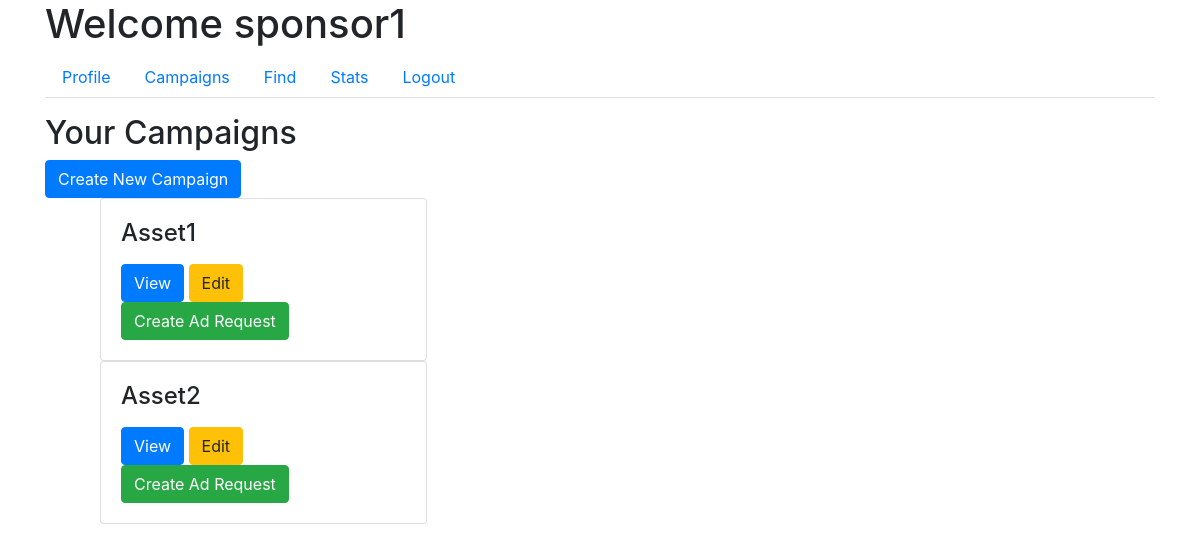
Before: /sponsor/campaigns (signed in) with the older database file.
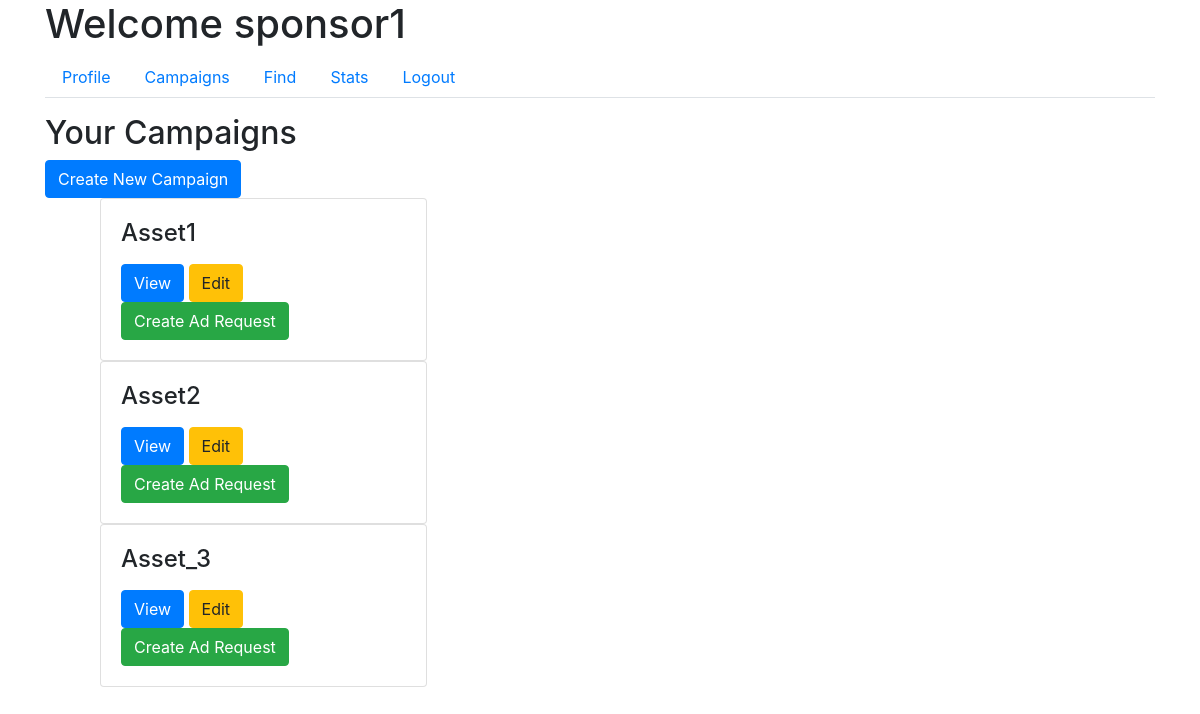
After: the same page with the newer database file.
### app/models.py (models this page shows, shortened)
class User(UserMixin, db.Model):
    id = db.Column(db.Integer, primary_key=True)
    username = db.Column(db.String(64), unique=True, nullable=False)
    email = db.Column(db.String(120), unique=True, nullable=False)
    password_hash = db.Column(db.String(128), nullable=False)
    role = db.Column(db.String(20), nullable=False)
    industry = db.Column(db.String(120))  # For Sponsors
    platforms = db.Column(db.Text)  # For Influencers
    category = db.Column(db.String(120))  # For Influencers
    niche = db.Column(db.String(120))  # For Influencers
    profile_pic = db.Column(db.String(20), nullable=False, default='download.png')

class Campaign(db.Model):
    id = db.Column(db.Integer, primary_key=True)
    name = db.Column(db.String(100), nullable=False)
    description = db.Column(db.Text, nullable=False)
    budget = db.Column(db.Float, nullable=False)
    visibility = db.Column(db.String(10), nullable=False)  # 'public', 'private'
    user_id = db.Column(db.Integer, db.ForeignKey('user.id'), nullable=False)
    ad_requests = db.relationship('AdRequest', backref='campaign', lazy=True)

### app/routes.py (the view)
@main.route('/sponsor/campaigns')
@login_required
def sponsor_campaigns():
    if current_user.role == 'sponsor':
        campaigns = Campaign.query.filter_by(user_id=current_user.id).all()
        return render_template('sponsor_campaigns.html', campaigns=campaigns)
    return redirect(url_for('main.home'))

### app/models.py (called while the page is built)
@login_manager.user_loader
def load_user(user_id):
    return User.query.get(int(user_id))

### app/templates/sponsor_campaigns.html (shortened to what this page needs)
{% extends "sponsor_dashboard.html" %}
{% block tab_content %}
<h2>Your Campaigns</h2>
<a href="{{ url_for('main.new_campaign') }}" class="btn btn-primary">Create New Campaign</a>
<ul>
    {% for campaign in campaigns %}
    <div class="col-md-4">
        <div class="request-box card">
            <div class="card-body">
                <h4 class="card-title">{{ campaign.name }}</h4>
                <button class="btn btn-primary" data-toggle="modal" data-target="#campaignModal" data-id="{{ campaign.id }}">View</button>
                <a href="{{ url_for('main.edit_campaign', id=campaign.id) }}" class="btn btn-warning">Edit</a>
                <a href="{{ url_for('main.new_ad_request', campaign_id=campaign.id) }}" class="btn btn-success">Create Ad Request</a>
            </div>
        </div>
    </div>
    {% endfor %}
</ul>
{% endblock %}

### app/templates/sponsor_dashboard.html (shortened to what this page needs)
{% extends "base.html" %}
{% block content %}
<h1>Welcome {{ current_user.username }}</h1>
<ul class="nav nav-tabs">
    <li class="nav-item">
        <a class="nav-link" href="{{ url_for('main.sponsor_profile') }}">Profile</a>
    </li>
    <li class="nav-item">
        <a class="nav-link" href="{{ url_for('main.sponsor_campaigns') }}">Campaigns</a>
    </li>
    <li class="nav-item">
        <a class="nav-link" href="{{ url_for('main.sponsor_find') }}">Find</a>
    </li>
    <li class="nav-item">
        <a class="nav-link" href="{{ url_for('main.sponsor_stats') }}">Stats</a>
    </li>
    <li class="nav-item">
        <a class="nav-link" href="{{ url_for('main.logout') }}">Logout</a>
    </li>
</ul>
<div class="tab-content mt-3">
    {% block tab_content %}{% endblock %}
</div>
{% endblock %}

### app/templates/base.html (shortened to what this page needs)
<!DOCTYPE html>
<html lang="en">
<head>
    <link rel="stylesheet" href="https://maxcdn.bootstrapcdn.com/bootstrap/4.0.0/css/bootstrap.min.css">
    <link href="https://stackpath.bootstrapcdn.com/bootstrap/4.3.1/css/bootstrap.min.css" rel="stylesheet">
    <link rel="stylesheet" href="{{ url_for('static', filename='css/styles.css') }}">
</head>
<body>
    <div class="container">
        {% block content %}{% endblock %}
    </div>
</body>
</html>

Changed rows visible on the page:
added Campaign: name "Asset_3"
